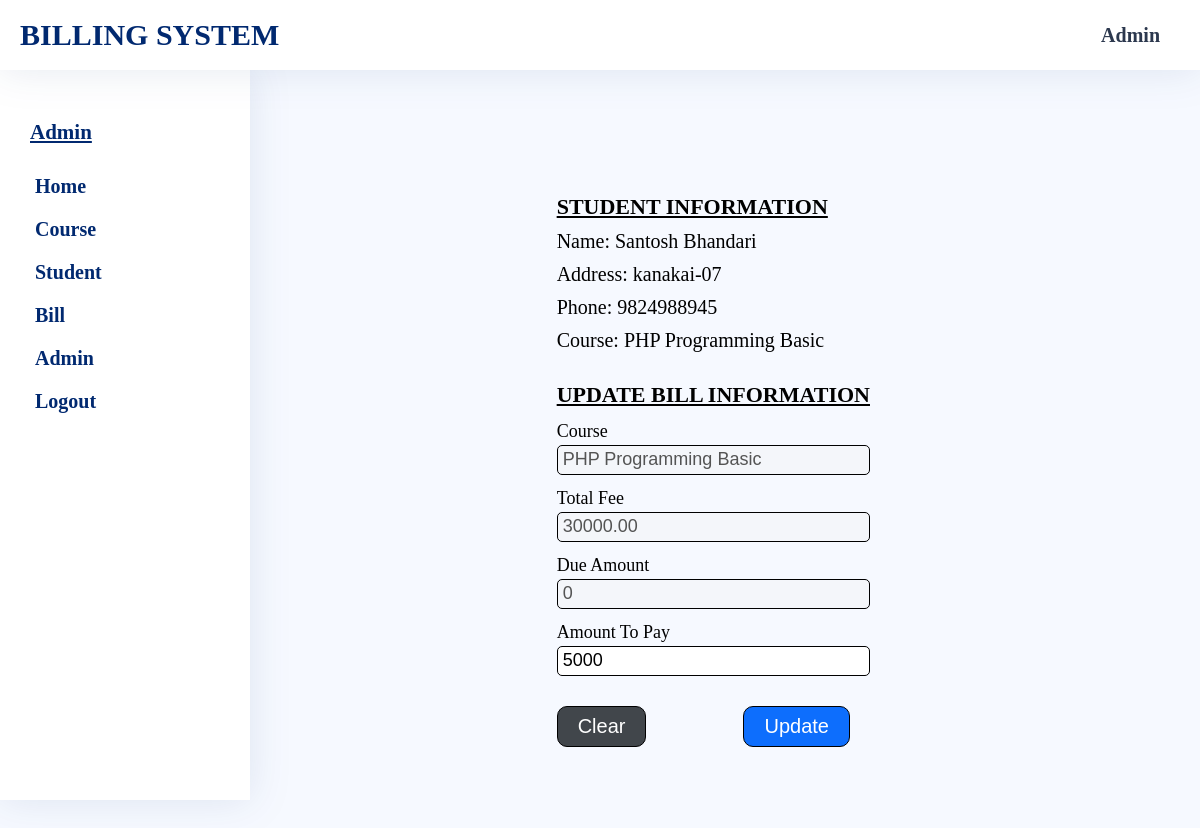
The app's page /admin/edit-bill.php?phone=9824988945&date=2023-10-13 10:21:50 (signed in) with its own data.
### tables this page shows
CREATE TABLE `BillInfo` (
  `phone` varchar(15) NOT NULL,
  `cid` varchar(15) NOT NULL,
  `amount` decimal(10,2) NOT NULL,
  `tdate` datetime NOT NULL
);

CREATE TABLE `StudentInfo` (
  `phone` varchar(15) NOT NULL,
  `name` varchar(50) NOT NULL,
  `address` varchar(50) NOT NULL,
  `email` varchar(100) DEFAULT NULL,
  `gender` varchar(10) NOT NULL,
  `parentname` varchar(50) NOT NULL,
  `cid` varchar(15) NOT NULL
);

CREATE TABLE `CourseInfo` (
  `cid` varchar(15) NOT NULL,
  `cname` varchar(200) NOT NULL,
  `price` decimal(10,2) NOT NULL
);

### admin/edit-bill.php (the view, shortened to what this page needs)
<?php
    include_once "head.php";
?>
    <link rel="stylesheet" href="../assets/css/admin/common-style.css">
    <link rel="stylesheet" href="../assets/css/admin/studentbillform.css">
<?php
    include_once "sidebar.php";
?>
    <section class="main-container form-container">
        <div class="form-wrapper">
            <div class="studentinfo">
                <h3>Student Information</h3>
                <?php
                if($_SERVER['REQUEST_METHOD']=='GET'){
                    if(isset($_GET["phone"]) && isset($_GET['date'])){
                        $phone=trim($_GET["phone"]);
                        $tdate=trim($_GET['date']);
                        $read="SELECT * FROM StudentInfo,CourseInfo,BillInfo WHERE CourseInfo.cid=StudentInfo.cid AND BillInfo.phone=StudentInfo.phone AND StudentInfo.phone ='$phone' AND tdate='$tdate';";
                        if($result=$con->query($read)){
                            if($result->num_rows>0){
                                while($row=$result->fetch_assoc()){
                                    $name=$row["name"];
                                    $address=$row["address"];
                                    $phone=$row['phone'];
                                    $course=$row['cname'];
                                    $amount=$row['amount'];
                                    $courseprice=$row['price'];
                                }
                                $read="SELECT * FROM BillInfo WHERE phone='$phone';";
                                if($result=$con->query($read)){
                                    $totalpaidamount=0;
                                    if($result->num_rows>0){
                                        while($row=$result->fetch_assoc()){
                                            $totalpaidamount+=(float)$row["amount"];
                                        }
                                    }
                                }
                            }
                        }
                    }
                }
                ?>
                <p class='name'>Name: <?=$name?></p>
                <p class='address'>Address: <?=$address?></p>
                <p class='phone'>Phone: <?=$phone?></p>
                <p class='phone'>Course: <?=$course?></p>
            </div>
            <form class="form" method="post">
                <h3>Update Bill Information</h3>
                <label for="course">Course</label>
                <input type="text" id="course" name="course" required value='<?=$course?>' disabled/>
                <label for="totalfee">Total Fee</label>
                <input type="number" id="totalfee" name="totalfee" value='<?=$courseprice?>' required disabled/>
                <label for="dueamount">Due Amount</label>
                <input type="number" id="dueamount" name="dueamount" value='<?=($courseprice-$totalpaidamount)?>' required disabled/>
                <label for="amount">Amount To Pay</label>
                <input type="number" id="amount" name="amount" value='<?=(int)$amount?>' required/>
                <div class="btn-wrapper">
                    <button type="reset">Clear</button>
                    <button type="submit">Update</button>
                </div>
            </form>
            </div>
    </section>
   </main>
</body>
</html>

### assets/css/admin/common-style.css (style rules this page uses)
* { margin: 0; padding: 0; box-sizing: border-box; }
body { background-color: #f6f9ff; }
.main-container { min-height: 100vh; margin: 70px 0 0 260px; padding: 20px; }

### assets/css/admin/studentbillform.css (style rules this page uses)
.form-container { display: flex; justify-content: center; align-items: center; width: 100%; }
.studentinfo { margin: 20px 0; }
.studentinfo p { margin: 10px 0; font-size: 20px; }
.form-wrapper form { display: flex; flex-direction: column; }
.form h3,.studentinfo h3 { margin: 10px 0; font-size: 22px; text-decoration: underline; text-transform: uppercase; }
.form label { font-size: 18px; margin: 3px 0; }
.form input { height: 30px; border-radius: 5px; outline: none; padding: 0px 5px; font-size: 18px; border: 1px solid #000; margin-bottom: 10px; }
.btn-wrapper { margin: 20px 0; display: flex; justify-content: space-between; }
.btn-wrapper button,.btn-wrapper button:nth-child(1):hover { margin-right:20px; background: #0d6efd; color:#fff; font-size: 20px; font-weight: 400; padding: 8px 20px; border: 1px solid #000; border-radius: 10px; cursor: pointer; }
form div { text-align: right; }
.btn-wrapper button:hover,.btn-wrapper button:nth-child(1) { background:#41464b; }

### records on screen
billinfo: phone.name "Santosh Bhandari", phone.address "kanakai-07", phone "9824988945", cid.cname "PHP Programming Basic", course "PHP Programming Basic", totalfee "30000.00", dueamount "0", amount "5000"

### other values on screen
$_SESSION['adminfullname'] "Admin"
